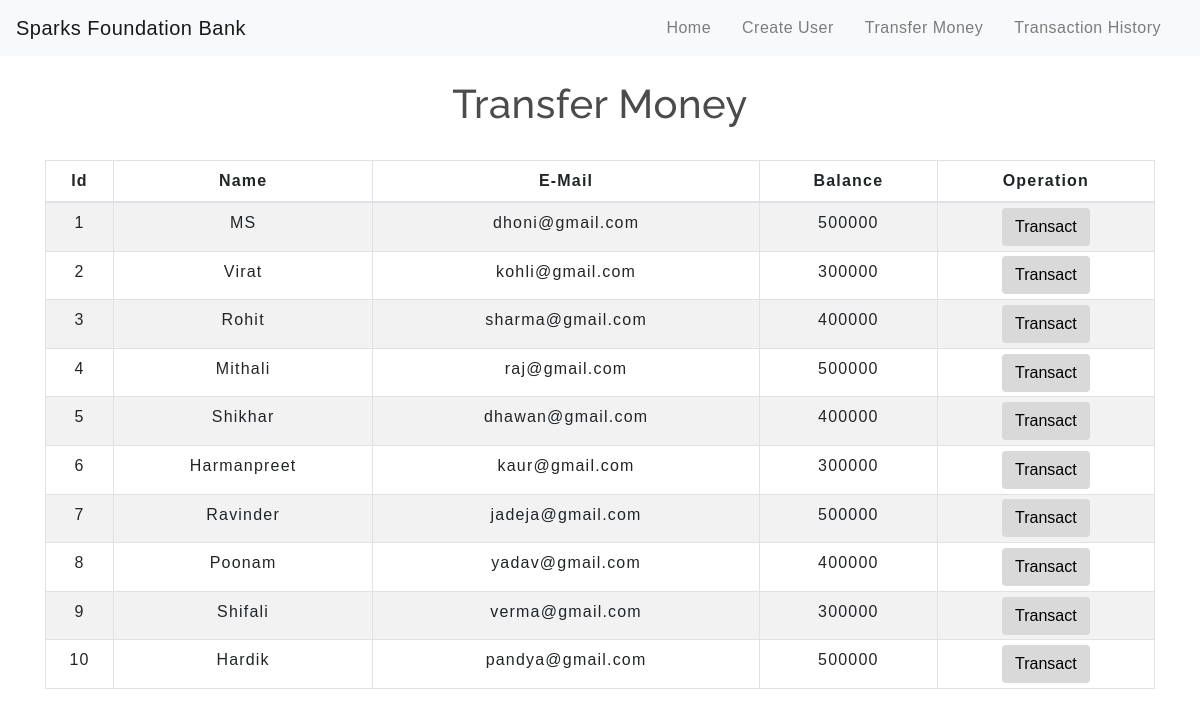
The app's page /transfermoney.php with its own data.
### tables this page shows
CREATE TABLE `users` (
  `id` int(3) NOT NULL,
  `name` text NOT NULL,
  `email` varchar(30) NOT NULL,
  `balance` int(8) NOT NULL
);

### transfermoney.php (the view, shortened to what this page needs)
<!DOCTYPE html>
<html lang="en">
<head>
    <link rel="stylesheet" href="https://maxcdn.bootstrapcdn.com/bootstrap/4.0.0/css/bootstrap.min.css">
    <link rel="stylesheet" type="text/css" href="css/table.css">
    <link rel="stylesheet" type="text/css" href="css/navbar.css">
</head>
<body>
<?php
    include 'config.php';
    $sql = "SELECT * FROM users";
    $result = mysqli_query($conn,$sql);
?>
<?php
  include 'navbar.php';
?>
<div class="container">
        <h2 class="text-center pt-4">Transfer Money</h2>
        <br>
            <div class="row">
                <div class="col">
                    <div class="table-responsive-sm">
                    <table class="table table-hover table-sm table-striped table-condensed table-bordered">
                        <thead>
                            <tr>
                            <th scope="col" class="text-center py-2">Id</th>
                            <th scope="col" class="text-center py-2">Name</th>
                            <th scope="col" class="text-center py-2">E-Mail</th>
                            <th scope="col" class="text-center py-2">Balance</th>
                            <th scope="col" class="text-center py-2">Operation</th>
                            </tr>
                        </thead>
                        <tbody>
                <?php
                    while($rows=mysqli_fetch_assoc($result)){
                ?>
                    <tr>
                        <td class="py-2"><?php echo $rows['id'] ?></td>
                        <td class="py-2"><?php echo $rows['name']?></td>
                        <td class="py-2"><?php echo $rows['email']?></td>
                        <td class="py-2"><?php echo $rows['balance']?></td>
                        <td><a href="selecteduserdetail.php?id= <?php echo $rows['id'] ;?>"> <button type="button" class="btn">Transact</button></a></td>
                    </tr>
                <?php
                    }
                ?>
                        </tbody>
                    </table>
                    </div>
                </div>
            </div>
         </div>
</body>
</html>

### navbar.php (shortened to what this page needs)
<nav class="navbar navbar-expand-md navbar-light bg-light">
<a class="navbar-brand" href="index.php">Sparks Foundation Bank</a>
<div class="collapse navbar-collapse" id="collapsibleNavbar">
      <ul class="navbar-nav ml-auto">
        <li class="nav-item">
          <a class="nav-link" href="index.php">Home</a>
        </li>
        <li class="nav-item">
          <a class="nav-link" href="createuser.php">Create User</a>
        </li>
        <li class="nav-item">
          <a class="nav-link" href="transfermoney.php">Transfer Money</a>
        </li>
        <li class="nav-item">
          <a class="nav-link" href="transactionhistory.php">Transaction History</a>
        </li>
    </div>
 </nav>

### css/table.css (style rules this page uses)
* { padding: 0; margin: 0; box-sizing: border-box; font-family: sans-serif; }
h2 { font-size: 40px; }
table { letter-spacing: 1.2px; }
td { text-align: center; }
button { border:none; background: #d9d9d9; transition: 1s; }

### css/navbar.css (style rules this page uses)
.nav-link { margin-right: 15px; color:#2F363F; letter-spacing: 0.5px; transition: 0.5s; }
.navbar-brand { color: #4C4B4B; letter-spacing: 0.5px; }
h2 { color: #4C4B4B; letter-spacing: 0.5px; font-family: raleway; }

### transfermoney.php (style rules this page uses)
button { transition: 1.5s; }

### records on screen
users: id "1", name "MS", email "dhoni@gmail.com", balance "500000"
users: id "2", name "Virat", email "kohli@gmail.com", balance "300000"
users: id "3", name "Rohit", email "sharma@gmail.com", balance "400000"
users: id "4", name "Mithali", email "raj@gmail.com", balance "500000"
users: id "5", name "Shikhar", email "dhawan@gmail.com", balance "400000"
users: id "6", name "Harmanpreet", email "kaur@gmail.com", balance "300000"
users: id "7", name "Ravinder", email "jadeja@gmail.com", balance "500000"
users: id "8", name "Poonam", email "yadav@gmail.com", balance "400000"
users: id "9", name "Shifali", email "verma@gmail.com", balance "300000"
users: id "10", name "Hardik", email "pandya@gmail.com", balance "500000"
